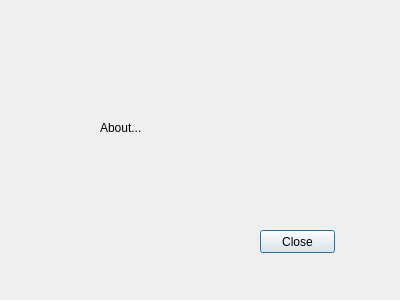
<?xml version="1.0" encoding="UTF-8"?>
<ui version="4.0">
 <class>AboutDialog</class>
 <widget class="QDialog" name="AboutDialog">
  <property name="geometry">
   <rect>
    <x>0</x>
    <y>0</y>
    <width>400</width>
    <height>300</height>
   </rect>
  </property>
  <property name="windowTitle">
   <string>Dialog</string>
  </property>
  <widget class="QPushButton" name="closeButton">
   <property name="geometry">
    <rect>
     <x>260</x>
     <y>230</y>
     <width>75</width>
     <height>23</height>
    </rect>
   </property>
   <property name="text">
    <string>Close</string>
   </property>
  </widget>
  <widget class="QLabel" name="label">
   <property name="geometry">
    <rect>
     <x>100</x>
     <y>120</y>
     <width>221</width>
     <height>16</height>
    </rect>
   </property>
   <property name="text">
    <string>About...</string>
   </property>
  </widget>
 </widget>
 <resources/>
 <connections/>
</ui>
